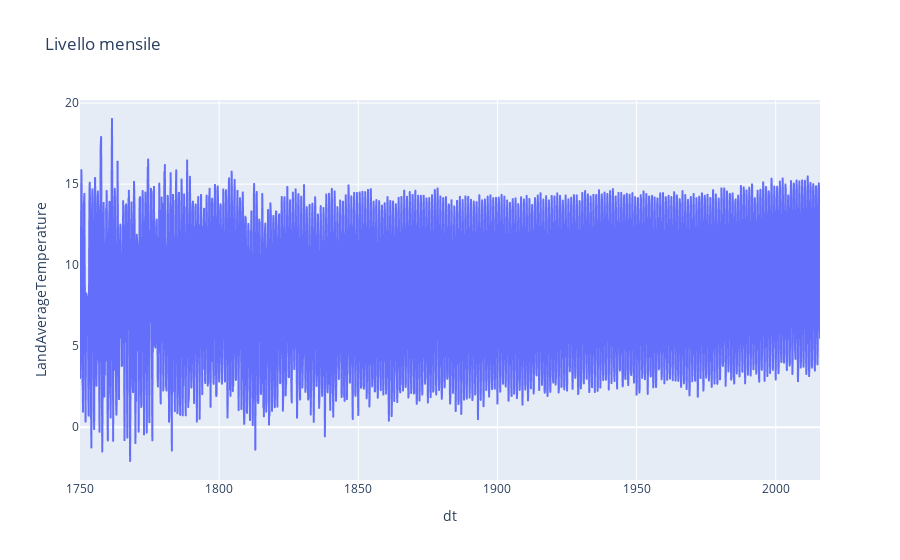

The cell this chart's notebook holds for it:
### Markdown cell above
## Correzione missing values

### Code cell
from scipy import interpolate

df = df.interpolate(option='time')

# verifica grafica bontà correzione
fig = px.line(df, x=df.dt, y="LandAverageTemperature", title='Livello mensile')
fig.show()

### Figure 1 — Plotly figure (JSON) as saved in the notebook; plotly's stock layout.template omitted (floating-point values rounded to 4 significant figures; data arrays with more than 128 entries replaced by an {"elided": "..."} marker saying what was removed)
{"data": [{"hovertemplate": "dt=%{x}<br>LandAverageTemperature=%{y}<extra></extra>", "legendgroup": "", "line": {"color": "#636efa", "dash": "solid"}, "marker": {"symbol": "circle"}, "mode": "lines", "name": "", "showlegend": false, "x": {"elided": "3192 str values"}, "xaxis": "x", "y": {"elided": "3192 float values"}, "yaxis": "y", "type": "scattergl"}], "layout": {"xaxis": {"anchor": "y", "domain": [0.0, 1.0], "title": {"text": "dt"}}, "yaxis": {"anchor": "x", "domain": [0.0, 1.0], "title": {"text": "LandAverageTemperature"}}, "legend": {"tracegroupgap": 0}, "title": {"text": "Livello mensile"}}}
